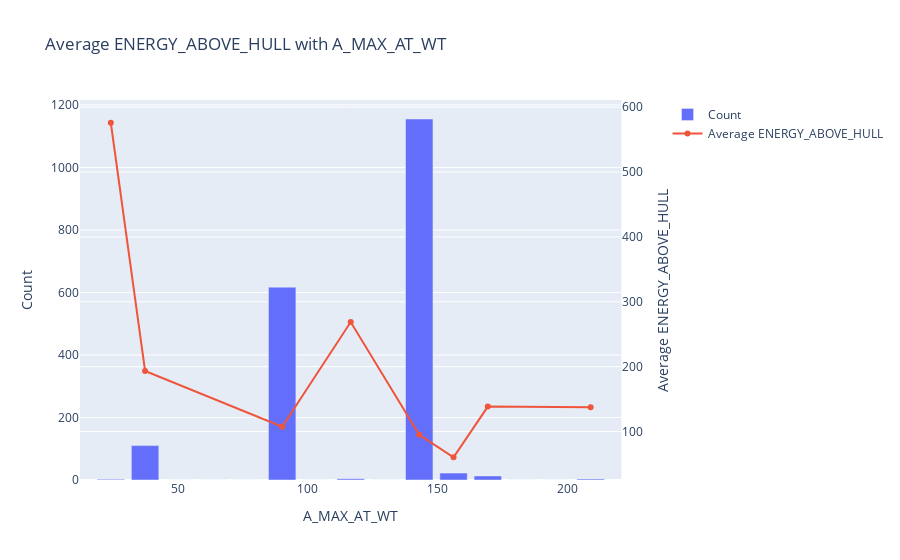

The notebook cell this image was saved under:
### Markdown cell above
### Atomic weight of A cation with stability

Zhang et al. has shown that the stability of perovskites increase gradually as A becomes heavier i.e. $E_{hull}$ decreases with atomic weight of A [3]. Below we show a gradual decrease in average $E_{hull}$ as atomic weight of A increases.

### Code cell
histogram_w_avg(15, "A_MAX_AT_WT", "ENERGY_ABOVE_HULL")

### Figure 1 — Plotly figure (JSON) as saved in the notebook; plotly's stock layout.template omitted (floating-point values rounded to 4 significant figures)
{"data": [{"name": "Count", "type": "bar", "x": [24.3, 37.5, 50.69, 63.88, 77.07, 90.26, 103.5, 116.6, 129.8, 143.0, 156.2, 169.4, 182.6, 195.8, 209.0], "xaxis": "x", "y": [2, 110, 0, 0, 0, 617, 0, 4, 0, 1155, 22, 13, 0, 0, 3], "yaxis": "y"}, {"connectgaps": true, "name": "Average ENERGY_ABOVE_HULL", "type": "scatter", "x": [24.3, 37.5, 50.69, 63.88, 77.07, 90.26, 103.5, 116.6, 129.8, 143.0, 156.2, 169.4, 182.6, 195.8, 209.0], "xaxis": "x", "y": [576.1, 193.4, null, null, null, 107.5, null, 268.9, null, 94.91, 60.35, 138.4, null, null, 137.3], "yaxis": "y2"}], "layout": {"autosize": true, "title": {"text": "Average ENERGY_ABOVE_HULL with A_MAX_AT_WT"}, "xaxis": {"anchor": "y", "autorange": true, "domain": [0, 0.94], "range": [13.52, 219.8], "title": {"text": "A_MAX_AT_WT"}, "type": "linear"}, "yaxis": {"anchor": "x", "autorange": true, "domain": [0, 1], "range": [0, 1216.0], "title": {"text": "Count"}, "type": "linear"}, "yaxis2": {"anchor": "x", "autorange": true, "overlaying": "y", "range": [17.79, 618.6], "side": "right", "title": {"text": "Average ENERGY_ABOVE_HULL"}, "type": "linear"}}}
